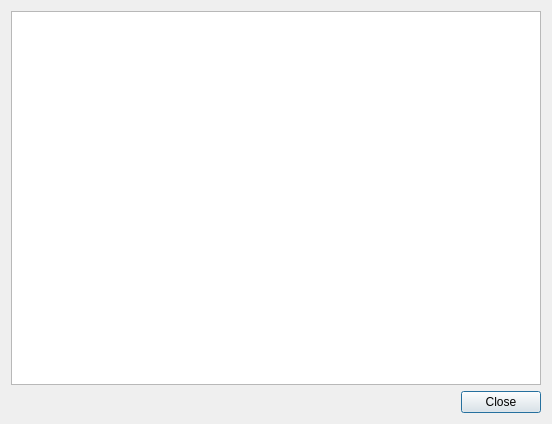
<?xml version="1.0" encoding="UTF-8"?>
<ui version="4.0">
 <class>Messenger</class>
 <widget class="QDialog" name="Messenger">
  <property name="geometry">
   <rect>
    <x>0</x>
    <y>0</y>
    <width>552</width>
    <height>424</height>
   </rect>
  </property>
  <property name="windowTitle">
   <string>Messenger</string>
  </property>
  <layout class="QGridLayout" name="gridLayout">
   <item row="1" column="0">
    <spacer name="horizontalSpacer">
     <property name="orientation">
      <enum>Qt::Horizontal</enum>
     </property>
     <property name="sizeHint" stdset="0">
      <size>
       <width>445</width>
       <height>20</height>
      </size>
     </property>
    </spacer>
   </item>
   <item row="1" column="1">
    <widget class="QPushButton" name="pushButton">
     <property name="text">
      <string>Close</string>
     </property>
    </widget>
   </item>
   <item row="0" column="0" colspan="2">
    <widget class="QPlainTextEdit" name="plainTextEdit"/>
   </item>
  </layout>
 </widget>
 <resources/>
 <connections/>
</ui>
